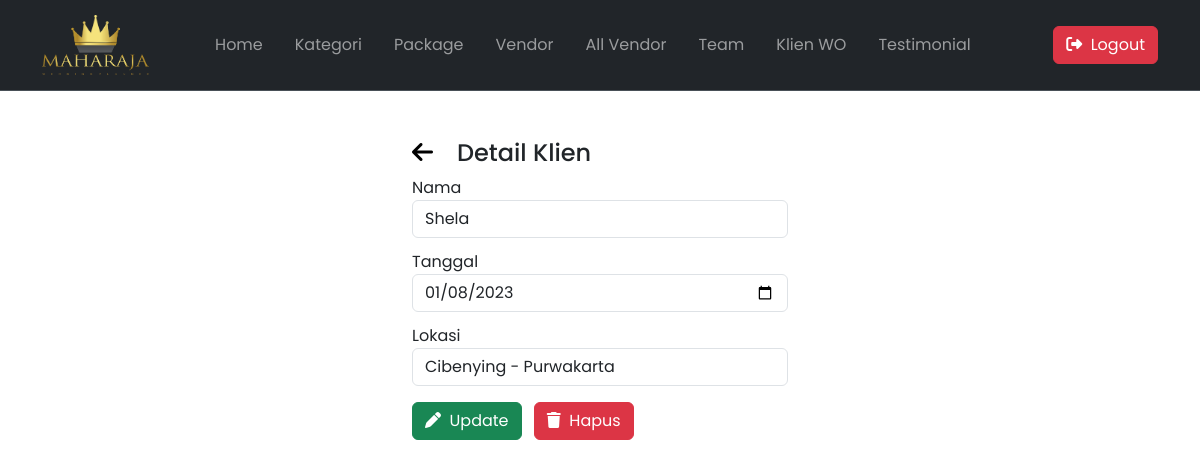
/adminpanel/klien-detail.php?p=3 (signed in), run on the app's committed database.
### tables this page shows
CREATE TABLE `klien` (
  `id` int(11) NOT NULL,
  `nama` varchar(255) NOT NULL,
  `tanggal` date NOT NULL,
  `lokasi` varchar(255) NOT NULL
);

### adminpanel/klien-detail.php (the view, shortened to what this page needs)
<?php
    require "../koneksi.php";
    $id = $_GET['p'];
    $query = mysqli_query($con, "SELECT * FROM klien WHERE id='$id'");
    $data = mysqli_fetch_array($query);
?>
<!DOCTYPE html>
<html lang="en">
<head>
    <link href="https://cdn.jsdelivr.net/npm/bootstrap@5.3.0/dist/css/bootstrap.min.css" rel="stylesheet" />
    <link rel="stylesheet" href="https://cdnjs.cloudflare.com/ajax/libs/font-awesome/6.4.0/css/all.min.css" />
</head>
<body>
    <?php require "navbar.php"; ?>
    <div class="container my-5 col-12 col-md-4">
        <h4><a href="klien.php" style="color:black"><i class="fa-solid fa-arrow-left me-4"></i></a>Detail Klien</h4>
        <form action="" method="post">
            <div>
                <label for="nama">Nama</label>
                <input type="text" id="nama" name="nama" class="form-control" value="<?php echo $data['nama']; ?>" autocomplete="off" required>
            </div>
            <div>
                <label for="tanggal">Tanggal</label>
                <input type="date" id="tanggal" name="tanggal" class="form-control" value="<?php echo $data['tanggal']; ?>" autocomplete="off" required>
            </div>
            <div>
                <label for="lokasi">Lokasi</label>
                <input type="text" id="lokasi" name="lokasi" class="form-control" value="<?php echo $data['lokasi']; ?>" autocomplete="off" required>
            </div>
            <div class="mt-3">
                <button class="btn btn-success me-2" type="submit" name="edit_klien"><i class="fa-solid fa-pen"></i>&nbsp;&nbsp;Update</button>
                <button class="btn btn-danger" type="submit" name="hapusBtn"><i class="fa-solid fa-trash"></i>&nbsp;&nbsp;Hapus</button>
            </div>
        </form>
    </div>
</body>
</html>

### adminpanel/klien-detail.php (style rules this page uses)
* { font-family: "Poppins", sans-serif; scroll-behavior: smooth; }
form div { margin-bottom: 0.75rem; }

### data on the page
klien: nama "Shela", tanggal "01/08/2023", lokasi "Cibenying - Purwakarta"
